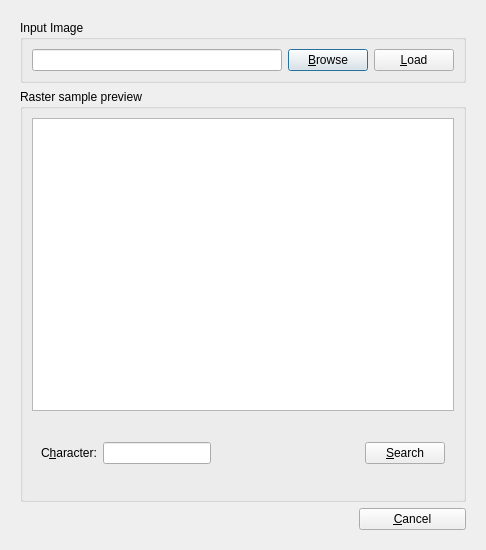
<ui version="4.0" >
 <class>MatchRasterDialog</class>
 <widget class="QDialog" name="MatchRasterDialog" >
  <property name="geometry" >
   <rect>
    <x>0</x>
    <y>0</y>
    <width>486</width>
    <height>550</height>
   </rect>
  </property>
  <property name="windowTitle" >
   <string>Find a font using raster sample</string>
  </property>
  <layout class="QGridLayout" name="gridLayout_2" >
   <item row="0" column="0" >
    <widget class="QStackedWidget" name="stackedWidget" >
     <property name="currentIndex" >
      <number>0</number>
     </property>
     <widget class="QWidget" name="page" >
      <layout class="QGridLayout" name="gridLayout_3" >
       <item row="0" column="0" colspan="4" >
        <widget class="QGroupBox" name="groupBox" >
         <property name="sizePolicy" >
          <sizepolicy vsizetype="Expanding" hsizetype="Preferred" >
           <horstretch>1</horstretch>
           <verstretch>0</verstretch>
          </sizepolicy>
         </property>
         <property name="title" >
          <string>Input Image</string>
         </property>
         <layout class="QGridLayout" name="gridLayout" >
          <item row="0" column="0" >
           <widget class="QLineEdit" name="imagePath" />
          </item>
          <item row="0" column="1" >
           <widget class="QPushButton" name="browseButton" >
            <property name="text" >
             <string>&amp;Browse</string>
            </property>
           </widget>
          </item>
          <item row="0" column="2" >
           <widget class="QPushButton" name="loadButton" >
            <property name="text" >
             <string>&amp;Load</string>
            </property>
           </widget>
          </item>
         </layout>
        </widget>
       </item>
       <item row="1" column="0" colspan="4" >
        <widget class="QGroupBox" name="groupBox_2" >
         <property name="sizePolicy" >
          <sizepolicy vsizetype="Expanding" hsizetype="Preferred" >
           <horstretch>0</horstretch>
           <verstretch>3</verstretch>
          </sizepolicy>
         </property>
         <property name="title" >
          <string>Raster sample preview</string>
         </property>
         <layout class="QGridLayout" name="gridLayout_4" >
          <item row="0" column="0" >
           <widget class="IView" name="iView" >
            <property name="sizePolicy" >
             <sizepolicy vsizetype="Expanding" hsizetype="Expanding" >
              <horstretch>4</horstretch>
              <verstretch>4</verstretch>
             </sizepolicy>
            </property>
           </widget>
          </item>
          <item row="1" column="0" >
           <widget class="QWidget" native="1" name="widget" >
            <property name="sizePolicy" >
             <sizepolicy vsizetype="Expanding" hsizetype="Preferred" >
              <horstretch>0</horstretch>
              <verstretch>1</verstretch>
             </sizepolicy>
            </property>
            <layout class="QGridLayout" name="gridLayout_5" >
             <item row="0" column="0" >
              <layout class="QFormLayout" name="formLayout" >
               <item row="0" column="0" >
                <widget class="QLabel" name="label_2" >
                 <property name="text" >
                  <string>C&amp;haracter:</string>
                 </property>
                 <property name="buddy" >
                  <cstring>letter</cstring>
                 </property>
                </widget>
               </item>
               <item row="0" column="1" >
                <widget class="QLineEdit" name="letter" >
                 <property name="sizePolicy" >
                  <sizepolicy vsizetype="Fixed" hsizetype="Expanding" >
                   <horstretch>1</horstretch>
                   <verstretch>0</verstretch>
                  </sizepolicy>
                 </property>
                 <property name="toolTip" >
                  <string>A unique character or a four digits hexadecimal Unicode value</string>
                 </property>
                 <property name="maxLength" >
                  <number>4</number>
                 </property>
                </widget>
               </item>
              </layout>
             </item>
             <item row="0" column="2" >
              <widget class="QPushButton" name="searchButton" >
               <property name="text" >
                <string>&amp;Search</string>
               </property>
              </widget>
             </item>
             <item row="0" column="1" >
              <spacer name="horizontalSpacer_4" >
               <property name="orientation" >
                <enum>Qt::Horizontal</enum>
               </property>
               <property name="sizeHint" stdset="0" >
                <size>
                 <width>40</width>
                 <height>20</height>
                </size>
               </property>
              </spacer>
             </item>
            </layout>
           </widget>
          </item>
         </layout>
        </widget>
       </item>
       <item row="2" column="0" >
        <spacer name="horizontalSpacer" >
         <property name="orientation" >
          <enum>Qt::Horizontal</enum>
         </property>
         <property name="sizeHint" stdset="0" >
          <size>
           <width>424</width>
           <height>20</height>
          </size>
         </property>
        </spacer>
       </item>
       <item row="2" column="1" >
        <spacer name="horizontalSpacer_2" >
         <property name="orientation" >
          <enum>Qt::Horizontal</enum>
         </property>
         <property name="sizeHint" stdset="0" >
          <size>
           <width>40</width>
           <height>20</height>
          </size>
         </property>
        </spacer>
       </item>
       <item row="2" column="3" >
        <widget class="QPushButton" name="cancelButton" >
         <property name="text" >
          <string>&amp;Cancel</string>
         </property>
        </widget>
       </item>
       <item row="2" column="2" >
        <spacer name="horizontalSpacer_3" >
         <property name="orientation" >
          <enum>Qt::Horizontal</enum>
         </property>
         <property name="sizeHint" stdset="0" >
          <size>
           <width>40</width>
           <height>20</height>
          </size>
         </property>
        </spacer>
       </item>
      </layout>
     </widget>
     <widget class="QWidget" name="page_2" >
      <layout class="QGridLayout" name="gridLayout_6" >
       <item row="0" column="2" >
        <widget class="QLabel" name="fontName" >
         <property name="sizePolicy" >
          <sizepolicy vsizetype="Preferred" hsizetype="Expanding" >
           <horstretch>3</horstretch>
           <verstretch>0</verstretch>
          </sizepolicy>
         </property>
         <property name="text" >
          <string/>
         </property>
         <property name="alignment" >
          <set>Qt::AlignLeading|Qt::AlignLeft|Qt::AlignVCenter</set>
         </property>
        </widget>
       </item>
       <item row="2" column="0" colspan="4" >
        <widget class="QProgressBar" name="progressBar" >
         <property name="value" >
          <number>24</number>
         </property>
        </widget>
       </item>
       <item row="0" column="0" >
        <widget class="QLabel" name="label" >
         <property name="sizePolicy" >
          <sizepolicy vsizetype="Preferred" hsizetype="Expanding" >
           <horstretch>1</horstretch>
           <verstretch>0</verstretch>
          </sizepolicy>
         </property>
         <property name="text" >
          <string>Compare with:</string>
         </property>
        </widget>
       </item>
       <item row="3" column="0" colspan="4" >
        <widget class="IView" name="compView" >
         <property name="sizePolicy" >
          <sizepolicy vsizetype="Expanding" hsizetype="Expanding" >
           <horstretch>0</horstretch>
           <verstretch>4</verstretch>
          </sizepolicy>
         </property>
        </widget>
       </item>
       <item row="4" column="0" colspan="3" >
        <widget class="QWidget" native="1" name="questionWidget" >
         <property name="sizePolicy" >
          <sizepolicy vsizetype="Expanding" hsizetype="Expanding" >
           <horstretch>0</horstretch>
           <verstretch>1</verstretch>
          </sizepolicy>
         </property>
         <layout class="QGridLayout" name="gridLayout_7" >
          <item row="0" column="0" colspan="2" >
           <widget class="QLabel" name="scoreLabel" >
            <property name="text" >
             <string/>
            </property>
           </widget>
          </item>
          <item row="1" column="1" >
           <widget class="QDialogButtonBox" name="buttonBox" >
            <property name="standardButtons" >
             <set>QDialogButtonBox::No|QDialogButtonBox::Yes</set>
            </property>
            <property name="centerButtons" >
             <bool>true</bool>
            </property>
           </widget>
          </item>
         </layout>
        </widget>
       </item>
      </layout>
     </widget>
    </widget>
   </item>
  </layout>
 </widget>
 <customwidgets>
  <customwidget>
   <class>IView</class>
   <extends>QGraphicsView</extends>
   <header>iview.h</header>
  </customwidget>
 </customwidgets>
 <resources/>
 <connections>
  <connection>
   <sender>cancelButton</sender>
   <signal>clicked()</signal>
   <receiver>MatchRasterDialog</receiver>
   <slot>close()</slot>
   <hints>
    <hint type="sourcelabel" >
     <x>559</x>
     <y>493</y>
    </hint>
    <hint type="destinationlabel" >
     <x>562</x>
     <y>516</y>
    </hint>
   </hints>
  </connection>
 </connections>
</ui>
